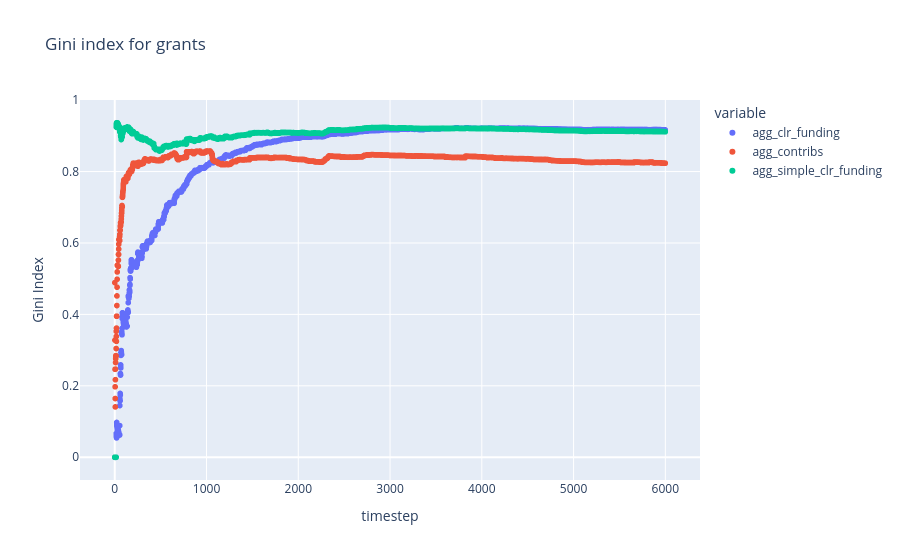

The code cell stored with this chart in its notebook:
### Markdown cell above
#### CLR match gini index across grants

### Code cell
key_1 = 'agg_clr_funding'
fig_df_1 = (grant_dfs[key_1]
            .sort_values(by=key_1)
            .groupby('timestep')[key_1]
            .apply(lambda s: ineq.gini(s) / len(s))
            .reset_index()
         )

key_2 = 'agg_contribs'
fig_df_2 = (grant_dfs[key_2]
            .sort_values(by=key_2)
            .groupby('timestep')[key_2]
            .apply(lambda s: ineq.gini(s) / len(s))
            .reset_index()
         )

key_3 = 'agg_simple_clr_funding'
fig_df_3 = (grant_dfs[key_3]
            .sort_values(by=key_3)
            .groupby('timestep')[key_3]
            .apply(lambda s: ineq.gini(s) / len(s))
            .reset_index()
         )

fig_df = (fig_df_1.set_index('timestep')
                  .join(fig_df_2.set_index('timestep'))
                  .join(fig_df_3.set_index('timestep'))
                  .reset_index())

title = 'Gini index for grants'

x_col = 'timestep'
y_cols = [key_1, key_2, key_3]

labels = {'value': 'Gini Index',
          'grant': ''}

options = {'x': x_col,
           'y': y_cols,
           'title': title,
           'labels': labels}

fig = px.scatter(fig_df, **options)

fig.show()

### Figure 1 — Plotly figure (JSON) as saved in the notebook; plotly's stock layout.template omitted (floating-point values rounded to 4 significant figures; data arrays with more than 128 entries replaced by an {"elided": "..."} marker saying what was removed)
{"data": [{"hovertemplate": "variable=agg_clr_funding<br>timestep=%{x}<br>Gini Index=%{y}<extra></extra>", "legendgroup": "agg_clr_funding", "marker": {"color": "#636efa", "symbol": "circle"}, "mode": "markers", "name": "agg_clr_funding", "showlegend": true, "type": "scattergl", "x": {"elided": "6000 int values"}, "xaxis": "x", "y": {"elided": "6000 float values"}, "yaxis": "y"}, {"hovertemplate": "variable=agg_contribs<br>timestep=%{x}<br>Gini Index=%{y}<extra></extra>", "legendgroup": "agg_contribs", "marker": {"color": "#EF553B", "symbol": "circle"}, "mode": "markers", "name": "agg_contribs", "showlegend": true, "type": "scattergl", "x": {"elided": "6000 int values"}, "xaxis": "x", "y": {"elided": "6000 float values"}, "yaxis": "y"}, {"hovertemplate": "variable=agg_simple_clr_funding<br>timestep=%{x}<br>Gini Index=%{y}<extra></extra>", "legendgroup": "agg_simple_clr_funding", "marker": {"color": "#00cc96", "symbol": "circle"}, "mode": "markers", "name": "agg_simple_clr_funding", "showlegend": true, "type": "scattergl", "x": {"elided": "6000 int values"}, "xaxis": "x", "y": {"elided": "6000 float values"}, "yaxis": "y"}], "layout": {"legend": {"title": {"text": "variable"}, "tracegroupgap": 0}, "title": {"text": "Gini index for grants"}, "xaxis": {"anchor": "y", "domain": [0, 1], "title": {"text": "timestep"}}, "yaxis": {"anchor": "x", "domain": [0, 1], "title": {"text": "Gini Index"}}}}
